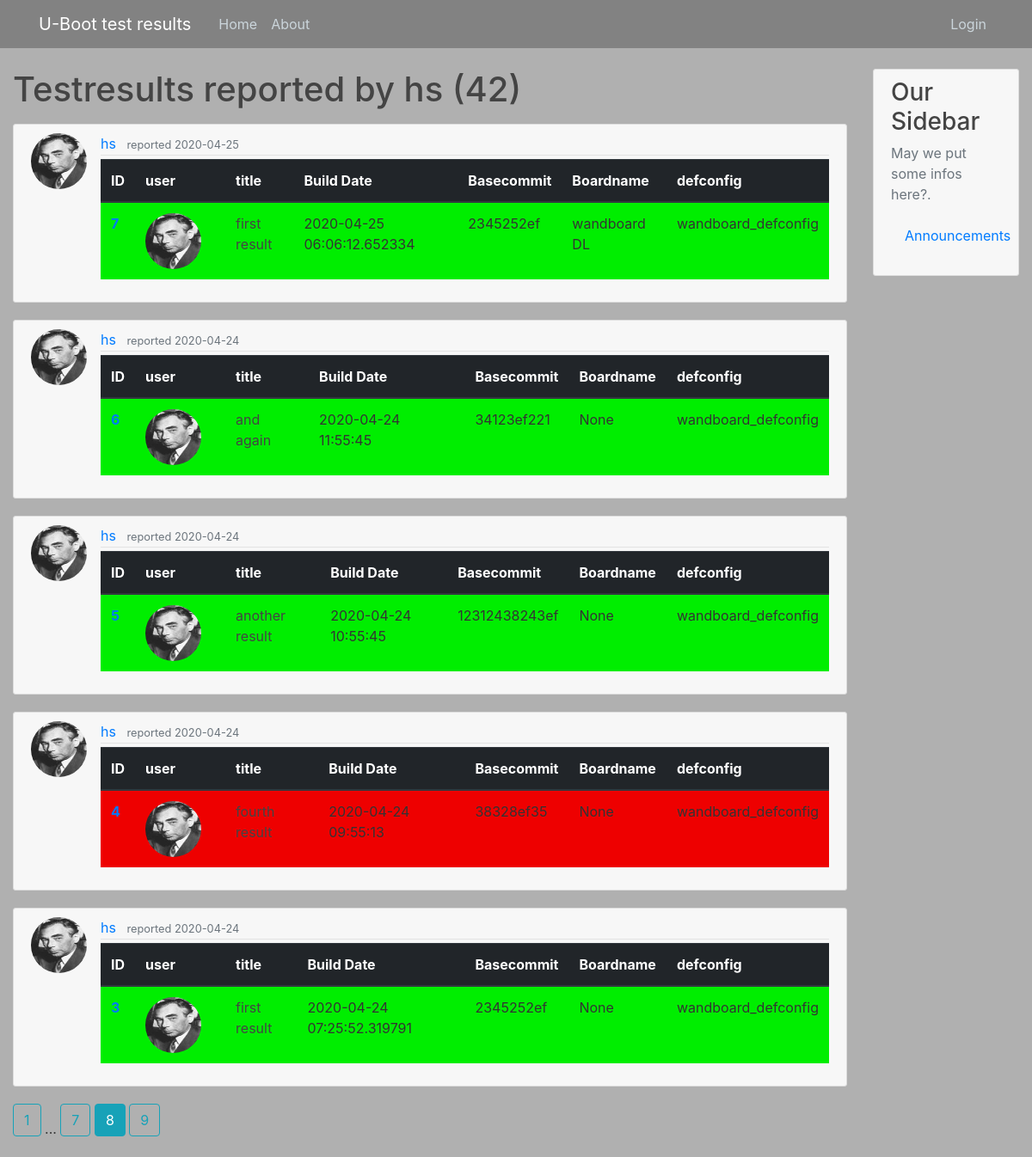
Page /user/hs?page=8 on the committed database.
### ubtres/models.py (models this page shows, shortened)
class User(db.Model, UserMixin):
    id = db.Column(db.Integer, primary_key=True)
    username = db.Column(db.String(20), unique=True, nullable=False)
    isadmin = db.Column(db.Boolean(), default=False)
    email = db.Column(db.String(120), unique=True, nullable=False)
    about = db.Column(db.String(120), nullable=False, default="--")
    image_file = db.Column(db.String(20), nullable=False, default='default.jpg')
    password = db.Column(db.String(60), nullable=False)
    results = db.relationship('Result', backref='author', lazy=True)
    token = db.Column(db.String(32), index=True, unique=True)
    token_expiration = db.Column(db.DateTime)

class Result(db.Model):
    id = db.Column(db.Integer, primary_key=True)
    title = db.Column(db.String(100), nullable=False)
    build_date = db.Column(db.DateTime, nullable=False)
    arch = db.Column(db.String(20), nullable=False)
    cpu = db.Column(db.String(20), nullable=True)
    soc = db.Column(db.String(20), nullable=False)
    toolchain = db.Column(db.String(100), nullable=False)
    basecommit = db.Column(db.String(40), nullable=False)
    boardname = db.Column(db.String(100), nullable=True, default="unknown")
    defconfig = db.Column(db.String(40), nullable=False)
    splsize = db.Column(db.Integer, nullable=True)
    ubsize = db.Column(db.Integer, nullable=True)
    success = db.Column(db.Boolean(), default=True)
    content = db.Column(db.Text, nullable=False)
    date_posted = db.Column(db.DateTime, nullable=False, default=datetime.utcnow)
    user_id = db.Column(db.Integer, db.ForeignKey('user.id'), nullable=False)

### ubtres/users/routes.py (the view)
@users.route("/user/<string:username>")
def user_results(username):
    page = request.args.get('page', 1, type=int)
    user = User.query.filter_by(username=username).first_or_404()
    results = Result.query.filter_by(author=user)\
        .order_by(Result.date_posted.desc())\
        .paginate(page=page, per_page=5)
    return render_template('user_results.html', results=results, user=user)

### ubtres/templates/user_results.html
{% extends "layout.html" %}
{% block content %}
    <h1 class="mb-3">Testresults reported by {{ user.username }} ({{ results.total }})</h1>
    {% for result in results.items %}
        <result class="media content-section">
          <img class="rounded-circle result-img" src="{{ url_for('static', filename='profile_pics/' + result.author.image_file) }}">
          <div class="media-body">
            <div class="result-metadata">
              <a class="mr-2" href="{{ url_for('users.user_results', username=result.author.username) }}">{{ result.author.username }}</a>
              <small class="text-muted">reported {{ result.date_posted.strftime('%Y-%m-%d') }}</small>
            </div>
            <table class="table">
              <thead class=thead-dark>
                <tr>
                  <th scope="col">ID</th>
                  <th scope="col">user</th>
                  <th scope="col">title</th>
                  <th scope="col">Build Date</th>
                  <th scope="col">Basecommit</th>
                  <th scope="col">Boardname</th>
                  <th scope="col">defconfig</th>
                </tr>
              </thead>
              <tbody>
                {% if result.success %}
                  <tr class="result-success">
                {% else %}
                  <tr class="result-failure">
                {% endif %}
                    <th scope="row"> <a href="{{ url_for('results.result', result_id=result.id) }}"> {{ result.id }}</a></th>
                    <td class="result-title"> <a href="{{ url_for('users.user_results', username=result.author.username) }}"> <img class="rounded-circle result-img" src="{{ url_for('static', filename='profile_pics/' + result.author.image_file) }}"> </a></img> </td>
                    <td class="result-title"> {{ result.title }}</td>
                    <td class="result-build_date"> {{ result.build_date }}</td>
                    <td class="result-basecommit"> {{ result.basecommit }}</td>
                    <td class="result-boardname"> {{ result.boardname }}</td>
                    <td class="result-defconfig"> {{ result.defconfig }}</td>
                  </tr>
              </tbody>
            </table>
          </div>
        </result>
    {% endfor %}
    {% for page_num in results.iter_pages(left_edge=1, right_edge=1, left_current=1, right_current=2) %}
      {% if page_num %}
        {% if results.page == page_num %}
          <a class="btn btn-info mb-4" href="{{ url_for('users.user_results', username=user.username, page=page_num) }}">{{ page_num }}</a>
        {% else %}
          <a class="btn btn-outline-info mb-4" href="{{ url_for('users.user_results', username=user.username, page=page_num) }}">{{ page_num }}</a>
        {% endif %}
      {% else %}
        ...
      {% endif %}
    {% endfor %}
{% endblock content %}

### ubtres/static/main.css (style rules this page uses)
body { background: #B0B0B0; color: #333333; margin-top: 5rem; }
h1, h2, h3, h4, h5, h6 { color: #444444; }
.content-section { background: #F7F7F7; padding: 10px 20px; border: 1px solid #dddddd; border-radius: 3px; margin-bottom: 20px; }
.result-success { background: #00EE00; }
.result-failure { background: #EE0000; }
.result-title { color: #444444; }
.result-img { height: 65px; width: 65px; margin-right: 16px; }
.result-metadata { padding-bottom: 1px; margin-bottom: 4px; border-bottom: 1px solid #e3e3e3 }

### rows in the picture
User: username "hs"
Result: image_file (picture), author.username "hs", date_posted "2020-04-25", id "7", title "first result", build_date "2020-04-25 06:06:12.652334", basecommit "2345252ef", boardname "wandboard DL", defconfig "wandboard_defconfig"
Result: image_file (picture), author.username "hs", date_posted "2020-04-24", id "6", title "and again", build_date "2020-04-24 11:55:45", basecommit "34123ef221", boardname "None", defconfig "wandboard_defconfig"
Result: image_file (picture), author.username "hs", date_posted "2020-04-24", id "5", title "another result", build_date "2020-04-24 10:55:45", basecommit "12312438243ef", boardname "None", defconfig "wandboard_defconfig"
Result: image_file (picture), author.username "hs", date_posted "2020-04-24", id "4", build_date "2020-04-24 09:55:13", basecommit "38328ef35", boardname "None", defconfig "wandboard_defconfig"
Result: image_file (picture), author.username "hs", date_posted "2020-04-24", id "3", title "first result", build_date "2020-04-24 07:25:52.319791", basecommit "2345252ef", boardname "None", defconfig "wandboard_defconfig"

### other values in the picture
{{ results.total }} "42"
{{ page_num }} "1" "7" "9"
{{ page_num }} "8"
